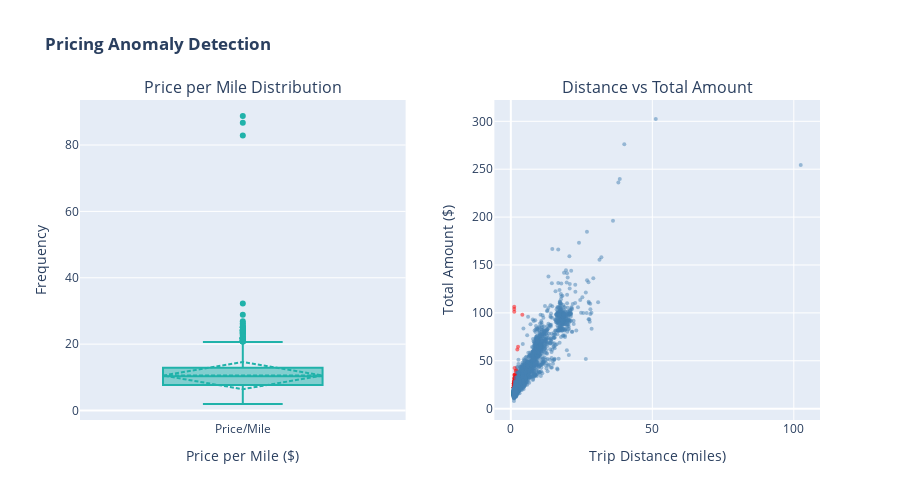

Write notebook code for a chart like this one.
### Markdown cell above
## Pricing Anomaly Detection

**Finding:** Identify trips with abnormal price-per-mile ratios using statistical outlier detection.

Extreme values may indicate:
- Meter tampering
- Incorrect fare calculation
- Special circumstances (tolls, surcharges)

### Code cell
# Pricing Anomaly Detection using IQR method
price_check = df.filter(pl.col("trip_distance") > 1)

# Calculate IQR
q1 = price_check.select(pl.col("price_per_mile").quantile(0.25)).item()
q3 = price_check.select(pl.col("price_per_mile").quantile(0.75)).item()
iqr = q3 - q1
upper_bound = q3 + 1.5 * iqr
lower_bound = q1 - 1.5 * iqr

price_anomalies = price_check.filter(
    (pl.col("price_per_mile") > upper_bound) | 
    (pl.col("price_per_mile") < lower_bound)
)

# Visualization
sample = price_check.sample(min(5000, price_check.height)).to_pandas()

fig = make_subplots(
    rows=1, cols=2,
    subplot_titles=('Price per Mile Distribution', 'Distance vs Total Amount'),
    horizontal_spacing=0.12
)

# Box plot
fig.add_trace(
    go.Box(y=sample['price_per_mile'], name='Price/Mile', 
           marker_color='lightseagreen', boxmean='sd'),
    row=1, col=1
)

# Scatter plot
colors = ['red' if x > upper_bound else 'steelblue' for x in sample['price_per_mile']]
fig.add_trace(
    go.Scatter(
        x=sample['trip_distance'],
        y=sample['total_amount'],
        mode='markers',
        marker=dict(size=4, color=colors, opacity=0.5),
        hovertemplate='<b>Distance:</b> %{x:.1f} mi<br><b>Amount:</b> $%{y:.2f}<extra></extra>',
        showlegend=False
    ),
    row=1, col=2
)

fig.update_xaxes(title_text="Price per Mile ($)", row=1, col=1)
fig.update_xaxes(title_text="Trip Distance (miles)", row=1, col=2)
fig.update_yaxes(title_text="Frequency", row=1, col=1)
fig.update_yaxes(title_text="Total Amount ($)", row=1, col=2)

fig.update_layout(
    title_text='<b>Pricing Anomaly Detection</b>',
    height=500,
    showlegend=False
)
fig.show()

anomaly_pct = (price_anomalies.height / price_check.height) * 100
print(f"\n💰 Found {price_anomalies.height:,} pricing anomalies ({anomaly_pct:.2f}% of trips)")
print(f"📊 Normal range: ${lower_bound:.2f} - ${upper_bound:.2f} per mile")
print("🔴 Red dots in scatter plot indicate pricing anomalies")

### Figure 1 — Plotly figure (JSON) as saved in the notebook; plotly's stock layout.template omitted (floating-point values rounded to 4 significant figures; data arrays with more than 128 entries replaced by an {"elided": "..."} marker saying what was removed)
{"data": [{"boxmean": "sd", "marker": {"color": "lightseagreen"}, "name": "Price/Mile", "type": "box", "xaxis": "x", "y": {"elided": "5000 float values"}, "yaxis": "y"}, {"hovertemplate": "<b>Distance:</b> %{x:.1f} mi<br><b>Amount:</b> $%{y:.2f}<extra></extra>", "marker": {"color": {"elided": "5000 str values"}, "opacity": 0.5, "size": 4}, "mode": "markers", "showlegend": false, "type": "scatter", "x": {"elided": "5000 float values"}, "xaxis": "x2", "y": {"elided": "5000 float values"}, "yaxis": "y2"}], "layout": {"annotations": [{"font": {"size": 16}, "showarrow": false, "text": "Price per Mile Distribution", "x": 0.22, "xanchor": "center", "xref": "paper", "y": 1, "yanchor": "bottom", "yref": "paper"}, {"font": {"size": 16}, "showarrow": false, "text": "Distance vs Total Amount", "x": 0.78, "xanchor": "center", "xref": "paper", "y": 1, "yanchor": "bottom", "yref": "paper"}], "height": 500, "showlegend": false, "title": {"text": "<b>Pricing Anomaly Detection</b>"}, "xaxis": {"anchor": "y", "domain": [0, 0.44], "title": {"text": "Price per Mile ($)"}}, "xaxis2": {"anchor": "y2", "domain": [0.56, 1], "title": {"text": "Trip Distance (miles)"}}, "yaxis": {"anchor": "x", "domain": [0, 1], "title": {"text": "Frequency"}}, "yaxis2": {"anchor": "x2", "domain": [0, 1], "title": {"text": "Total Amount ($)"}}}}
